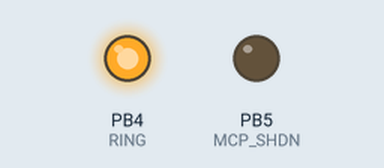
Recording of a program running on a simulated ATmega2561, built with avr-gcc and emulated at 16 MHz. On the bench: output pins drawn as LEDs (lit = HIGH). Pins used as bus, display or sensor lines are not drawn.

Above: at 0.1 s.
Timing chart, 0 to 1.6 s (numbered marks = the images above):
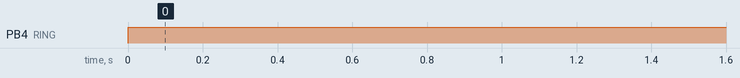

Measured:
- by itself, PB4 (RING): LOW → HIGH at 0.00 s

The program:

main.c
```c
/*
 * Radio.c
 *
 * Created: 21.03.2020 10:22:28
 *  Author: Heinrich
 */

#ifndef F_CPU
/* Definiere F_CPU, wenn F_CPU nicht bereits vorher definiert
   (z.B. durch Übergabe als Parameter zum Compiler innerhalb
   des Makefiles). Zusätzlich Ausgabe einer Warnung, die auf die
   "nachträgliche" Definition hinweist */
#warning "F_CPU war noch nicht definiert, wird nun mit 16MHz definiert"
#define F_CPU 16000000UL     /* Quarz mit 16 Mhz */
#endif

#include <avr/io.h>
#include "core/core.h"
#include "adc/adc.h"
#include "ibus_processor/ibus_processor.h"
#include "radio_control/radio_controller.h"

int main(void)
{
	uint8_t* msg;
	uint8_t depth = 0;

	ports_pins_init();
	spi_init();
	// adc_init();
	ibus_init();
	controller_init();
	sei();

    while (1)
    {
		depth = rx_buffer_get_depth();

		if (depth > 0)
		{
			msg = rx_buffer_get_entry();
			ibus_processor(msg);
			rx_buffer_remove_entry();
		}
    }

	while(1){}
}
```

adc.c
```c
/*
 * adc.c
 *
 * Created: 03.01.2020 15:46:51
 *  Author: Heinrich
 */

#include "adc.h"

volatile uint8_t adc_value = 0;

void adc_init (void)
{
	ADMUX = (1 << REFS0);	// avcc reference, adc0 input
	ADCSRA = (1 << ADEN)|(1 << ADIE)|(1 << ADATE)|(1 << ADPS2)|(1 << ADPS1)|(1 << ADPS0); // ad enabled, 10 bit, start convertion, interrupt enabled, auto trigger, prescaler = 128 (125kHz)
	// adcsrb is not used because of free runnging mode

	ADCSRA |= (1<<ADSC);	// start first convertion
}

ISR(ADC_vect)
{
	uint16_t adc_raw_value = ADCL | (ADCH << 8);
	adc_value = (adc_raw_value >> 2);
}
```

adc.h
```c
/*
 * adc.h
 *
 * Created: 03.01.2020 15:47:03
 *  Author: Heinrich
 */

#include <avr/io.h>
#include <avr/interrupt.h>
#include <stdint.h>

#ifndef ADC_H_
#define ADC_H_

void adc_init (void);

#endif /* ADC_H_ */
```

core.c
```c
/*
 * core.c
 *
 * Created: 20.06.2021 20:08:24
 *  Author: Heinrich
 */

#include "core.h"

void ports_pins_init (void)
{
	// init spi pins:
	DDR_SPI |= (1 << DD_MOSI)|(1 << DD_SCK)|(1 << DD_CS);

	// init mcp-hw pins
	MCP_HW_INT |= (1 << MCP_SHDN)|(1 << MCP_RST)|(1 << RING);		// MCP_SHDN and MCP_RST are outputs
	MCP_HW_INT_PORT |= (1 << MCP_SHDN)|(1 << MCP_RST)|(1 << RING);	// MCP_SHDN and MCP_RST high
}
```

core.h
```c
/*
 * core.h
 *
 * Created: 20.06.2021 20:08:32
 *  Author: Heinrich
 */

#include <avr/io.h>

#ifndef CORE_H_
#define CORE_H_

// digipot ports and pins
#define MCP_HW_INT			DDRB
#define MCP_HW_INT_PORT		PORTB
#define RING				PB4
#define MCP_SHDN			PB5
#define MCP_RST				PB6

// spi ports and pins
#define DDR_CS				DDRB
#define DDR_SPI				DDRB
#define DD_CS				PB0
#define DD_SCK				PB1
#define DD_MOSI				PB2

void ports_pins_init (void);


#endif /* CORE_H_ */
```

buffer.c
```c
/*
 * buffer.c
 *
 * Created: 03.04.2020 16:11:04
 *  Author: Heinrich
 */

#include "buffer.h"

uint8_t rx_buffer[RX_MESSAGE_COUNT][MESSAGE_LENGHT];
uint8_t rx_producer_ptr, rx_consumer_ptr;

void init_buffer (void)
{
	rx_producer_ptr = 0;
	rx_consumer_ptr = 0;
}

void rx_buffer_write_entry (uint8_t pos, uint8_t data)
{
	rx_buffer[rx_producer_ptr][pos] = data;
}

void rx_buffer_insertEntry (void)
{
	rx_producer_ptr++;

	if (rx_producer_ptr == RX_MESSAGE_COUNT)
	{
		rx_producer_ptr = 0;
	}
}

uint8_t* rx_buffer_get_entry (void)
{
	if(rx_producer_ptr == rx_consumer_ptr)
	return NULL;
	else
	return rx_buffer[rx_consumer_ptr];
}

uint8_t rx_buffer_get_depth (void)
{
	return (rx_producer_ptr - rx_consumer_ptr);
}

void rx_buffer_remove_entry (void)
{
	rx_consumer_ptr++;

	if (rx_consumer_ptr == RX_MESSAGE_COUNT)
	{
		rx_consumer_ptr = 0;
	}
}
```

buffer.h
```c
/*
 * buffer.h
 *
 * Created: 03.04.2020 16:11:17
 *  Author: Heinrich
 */


#ifndef BUFFER_H_
#define BUFFER_H_

#include <stdint.h>
#include <stddef.h>

#define MESSAGE_LENGHT	36
#define RX_MESSAGE_COUNT 3

void init_buffer (void);
void rx_buffer_write_entry (uint8_t pos, uint8_t data);
void rx_buffer_insertEntry (void);
uint8_t* rx_buffer_get_entry (void);
uint8_t rx_buffer_get_depth (void);
void rx_buffer_remove_entry (void);

#endif /* BUFFER_H_ */
```

ibus.c
```c
/*
 * ibus.c
 *
 * Created: 03.01.2020 16:22:59
 *  Author: Heinrich
 */

#include "ibus.h"

enum {
	standby
	, standby_after_overflow
	, waitingForLen
	, rxActive
} eIrqStatus;

uint8_t irqStatus = standby;

void ibus_init (void)
{
	uart0_init();
	sen_sta_init();
	init_buffer();
	irqStatus = standby;
	timer0_init();
}

void sen_sta_init (void)
{
	// pe2 ist sen/sta pin des e910.15 und ist ein Eingang
	DDRE &= ~(1 << DDE2);
	// pull up ist aktiv
	PORTE |= (1 << PE2);
}

void send_ibus_message (uint8_t *data)
{
	uint8_t crc = 0, len = 0, t = 0;
	len = data[1];

	while (t < IBUS_PRIO1_DELAY)
	{
		if( PINE & (1<<PINE2) ) {	// sen/sta ist auf high, also wird gerade gesendet, ich muss die Klappe halten
			timer0_reset();
		}

		t = timer0_getValue();
	}

	uart0_tx();

	for (int i = 0; i <= len; i++)
	{
		crc ^= data[i];
		uart0_sendChar(data[i]);
	}
	uart0_sendChar(crc);

	uart0_rtx();
}

ISR(USART0_RX_vect)
{
	uint8_t byte, timer_value;
	static uint8_t rx_position, len;

	byte = UDR0;
	timer_value = timer0_getValue();

	if (timer_value > IBUS_PRIO1_DELAY)
	{
		// neue Botschaft fängt an
		rx_buffer_write_entry(0, byte);
		irqStatus = waitingForLen;
	}
	else
	{
		switch (irqStatus)
		{
			case waitingForLen:
				if (byte < MESSAGE_LENGHT)
				{
					len = byte;
					rx_buffer_write_entry(1, byte);
					rx_position = 2;
					irqStatus = rxActive;
				}
				else
				{
					irqStatus = standby_after_overflow;
				}
			break;

			case rxActive:
				if (rx_position < len + 2)
				{
					rx_buffer_write_entry(rx_position, byte);
				}

				rx_position++;

				if (rx_position == len + 2)
				{
					rx_buffer_insertEntry();
					irqStatus = standby;
				}
			break;
		}
	}
	timer0_reset();
}
```

ibus.h
```c
/*
 * ibus.h
 *
 * Created: 03.01.2020 16:22:12
 *  Author: Heinrich
 */

#include <avr/io.h>
#include <avr/interrupt.h>
#include <stdint.h>
#include <stdbool.h>
#include "../uart/uart.h"
#include "../timer/timer.h"
#include "buffer.h"

#ifndef IBUS_H_
#define IBUS_H_

// ibus prio delay
#define IBUS_PRIO1_DELAY	29

void ibus_init (void);
void sen_sta_init (void);
bool is_free_to_send (void);
void send_ibus_message (uint8_t *data);

#endif /* IBUS_H_ */
```

ibus_processor.c
```c
/*
 * ibus_processor.c
 *
 * Created: 05.04.2020 16:09:14
 *  Author: Heinrich
 */

#include "ibus_processor.h"
#include "../radio_control/radio_controller.h"

extern uint8_t adc_value;
bool _scheduler_initialized = false;

void set_brightness (void)
{
	uint8_t msg[5];
	msg[0] = DEV_LKM;
	msg[1] = 0x05;
	msg[2] = DEV_GLO;
	msg[3] = BRIGHTNESS;
	msg[4] = adc_value;
	msg[5] = 0x00;

	send_ibus_message(msg);

	if (!_scheduler_initialized)
	{
		scheduler_init();
		_scheduler_initialized = true;
	}
}

void device_status_ready (uint8_t source)
{
	uint8_t msg[5];

	msg[0] = source;
	msg[1] = 0x04;
	msg[2] = DEV_LOC;
	msg[3] = 0x02;
	msg[4] = 0x00;

	send_ibus_message(msg);
}

void device_status_ready_after_reset (uint8_t source)
{
	uint8_t msg[5];

	msg[0] = source;
	msg[1] = 0x04;
	msg[2] = DEV_LOC;
	msg[3] = 0x02;
	msg[4] = 0x01;

	send_ibus_message(msg);
}

// direkt nach dem einschalten sendet MFL zwei Botschaften (jeweils 3x):
// 0x50 0x3 0xd0 0x5d 0xde: MFL  --> LKM : Light dimmer status request, wird mit einem set_brightness() beantwortet
// 0x50 0x3 0xc8 0x01 0x9a: MFL  --> TEL : Device status request, wird mit einem TEL  --> LOC : Device status ready after Reset (C8 04 FF 02 01 30)

void ibus_processor (uint8_t *msg)
{
	switch (msg[IBUS_SRC])
	{
		// von wem kommt die Botschaft?
		case DEV_MFL:
			switch(msg[IBUS_DST])
			{
				// an wen ist die Botschaft gerichtet?
				case DEV_RAD:
					switch(msg[IBUS_FUNC])
					{
						case WHEEL_VOLUME:
							switch (msg[IBUS_DATA])
							{
								case VOLUME_INC:
									controller_volume_increase();
								break;

								case VOLUME_DEC:
									controller_volume_decrease();
								break;
							}
						break;

						case WHEEL_SEARCH:
							switch (msg[IBUS_DATA])
							{
								case SEARCH_UP:
									controller_set_search(false);
								break;

								case SEARCH_UP_LONG:
									controller_set_search(true);
								break;

								case SEARCH_UP_RELEASE:
									controller_exec_search_up();
								break;

								case SEARCH_DOWN:
									controller_set_search(false);
								break;

								case SEARCH_DOWN_LONG:
									controller_set_search(true);
								break;

								case SEARCH_DOWN_RELEASE:
									controller_exec_search_down();
								break;
							}
						break;
					}
				break;

				case DEV_LKM:
					switch(msg[IBUS_FUNC])
					{
						case LIGHT_DIMMER_STATUS:
							set_brightness();
						break;
					}
				break;

				case DEV_TEL:
					switch(msg[IBUS_FUNC])
					{
						case DEVICE_STATUS_REQ:
							device_status_ready_after_reset(DEV_TEL);
						break;

						case WHEEL_MICRO:
							switch (msg[IBUS_DATA])
							{
								case MICRO:
									controller_set_micro(false);
								break;

								case MICRO_LONG:
									controller_set_micro(true);
								break;

								case MICRO_RELEASE:
									controller_exec_micro();
								break;
							}
						break;
					}
				break;
			}
		break;
	}
}
```

ibus_processor.h
```c
/*
 * ibus_processor.h
 *
 * Created: 05.04.2020 16:09:27
 *  Author: Heinrich
 */


#ifndef IBUS_PROCESSOR_H_
#define IBUS_PROCESSOR_H_

// ibus message format
#define IBUS_SRC					0
#define IBUS_LENGTH					1
#define	IBUS_DST					2
#define	IBUS_FUNC					3
#define	IBUS_DATA					4

// IBUS_DEVICE IBUS_SRC (byte0) oder IBUS_DST (byte2):
#define	DEV_MFL						0x50
#define	DEV_RAD						0x68
#define	DEV_TEL						0xC8
#define DEV_LKM						0xD0
#define DEV_RLS						0xE8
#define DEV_GLO						0xBF
#define DEV_LOC						0xFF

// IBUS_FUNC (byte3):
#define DEVICE_STATUS_REQ			0x01
#define WHEEL_VOLUME				0x32
#define LIGHT_SENSOR				0x59
#define	WHEEL_SEARCH				0x3B
#define	WHEEL_RT					0x01
#define	WHEEL_MICRO					0x3B
#define BRIGHTNESS					0x5C
#define LIGHT_DIMMER_STATUS			0x5D

// IBUS_DATA (byte 4 and more)
#define	VOLUME_INC					0x11
#define	VOLUME_DEC					0x10

#define MICRO						0x80
#define MICRO_LONG					0x90
#define	MICRO_RELEASE				0xA0

#define SEARCH_UP					0x01
#define SEARCH_UP_LONG				0x11
#define SEARCH_UP_RELEASE			0x21

#define SEARCH_DOWN					0x08
#define SEARCH_DOWN_LONG			0x18
#define SEARCH_DOWN_RELEASE			0x28

#include <stdint.h>
#include "../ibus/ibus.h"
#include "../ibus/buffer.h"

void set_brightness (void);
void device_status_ready (uint8_t source);
void device_status_ready_after_reset (uint8_t source);
void ibus_processor (uint8_t *msg);

#endif /* IBUS_PROCESSOR_H_ */
```

mcp42xxx.c
```c
/*
 * mcp42xxx.c
 *
 * Created: 27.01.2020 11:56:41
 *  Author: Heinrich
 */

#include "mcp42xxx.h"
#include "../timer/timer.h"

void mcp42xxx_init(void)
{
	// reset mcp42xxx to bring the wipers to mid-scale and let them in shutdown mode until !SHDN goes high
	MCP_HW_RESET();
	// wait at least 150ns and goes up
	timer_delay_ms(2);
	MCP_HW_RESET_END();
	timer_delay_ms(2);
	MCP_HW_SHDN();
}

void mcp42xxx_write (uint8_t channel, uint8_t value)
{
	DESELECT_CS();
	spi_write(OP_WRITE + channel);
	spi_write(value);
	SELECT_CS();
}

void mcp42xxx_release (void)
{
	MCP_HW_SHDN();
}

void mcp42xxx_wakeup (void)
{
	MCP_HW_SHDN_END();
}

void mcp42xxx_shutdown (void)
{
	MCP_HW_SHDN();
}
```

mcp42xxx.h
```c
/*
 * mcp42xxx.h
 *
 * Created: 27.01.2020 11:56:12
 *  Author: Heinrich
 */

#ifndef MCP42XXX_H_
#define MCP42XXX_H_

#include "../core/core.h"
#include "../spi/spi.h"

#define  MCP_HW_SHDN()		(PORTB &= ~(1 << MCP_SHDN))
#define  MCP_HW_SHDN_END()	(PORTB |= (1 << MCP_SHDN))

#define MCP_HW_RESET()		(PORTB &= ~(1 << MCP_RST))
#define MCP_HW_RESET_END()	(PORTB |= (1 << MCP_RST))

#define OP_WRITE			0x10
#define OP_SHUTDOWN			0x20

#define	FIRST_POT			0x1
#define SECOND_POT			0x2
#define BOTH_POTS			0x3

void mcp42xxx_init(void);
void mcp42xxx_write (uint8_t channel, uint8_t value);
void mcp42xxx_release (void);
void mcp42xxx_wakeup (void);
void mcp42xxx_shutdown (void);

#endif /* MCP42XXX_H_ */
```

becker.c
```c
/*
 * becker.c
 *
 * Created: 21.03.2020 10:22:28
 *  Author: Heinrich
 */


#include "becker.h"
#include "../timer/timer.h"
#include "global_types.h"
#include <stdbool.h>

uint8_t INIT[] = {STX, 0x30, 0x42, 0x46, 0x30, 0x35, 0x41, 0x41, 0x35, 0x30, 0x34, CR};

uint8_t RELEASE[] = {STX, 0x30, 0x42, 0x46, 0x30, 0x35, 0x35, 0x30, 0x30, 0x41, 0x45, CR};

extern bool volatile _is_in_init;

void becker_next(void)
{
	// STX 0 B F 0 9 9 0 1 6 3 CR
	uint8_t msg[] = {STX, 0x30, 0x42, 0x46, 0x30, 0x39, 0x39, 0x30, 0x31, 0x36, 0x33, CR};
	uart1_sendCommand(msg);
}

void becker_next_long(void)
{
	// STX 0 B F 0 5 5 4 0 E E CR
	uint8_t msg[] = {STX, 0x30, 0x42, 0x46, 0x30, 0x35, 0x35, 0x34, 0x30, 0x45, 0x45, CR};
	uart1_sendCommand(msg);
}

void becker_back(void)
{
	// STX 0 B F 0 A A 0 1 5 0 CR
	uint8_t msg[] = {STX, 0x30, 0x42, 0x46, 0x30, 0x41, 0x41, 0x30, 0x31, 0x35, 0x30, CR};
	uart1_sendCommand(msg);
}

void becker_back_long(void)
{
	// STX 0 B F 0 5 5 0 4 A A CR
	uint8_t msg[] = {STX, 0x30, 0x42, 0x46, 0x30, 0x35, 0x35, 0x30, 0x34, 0x41, 0x41, CR};
	uart1_sendCommand(msg);
}

void becker_volume_increase(void)
{
	// STX 0 B F 0 5 5 0 2 A C CR
	uint8_t msg[] = {STX, 0x30, 0x42, 0x46, 0x30, 0x35, 0x35, 0x30, 0x32, 0x41, 0x43, CR};
	uart1_sendCommand(msg);
}

void becker_volume_decrease(void)
{
	// STX 0 B F 0 5 5 0 1 A F CR
	uint8_t msg[] = {STX, 0x30, 0x42, 0x46, 0x30, 0x35, 0x35, 0x30, 0x31, 0x41, 0x46, CR};
	uart1_sendCommand(msg);
}

void becker_init(void)
{
	uart1_init();
	_is_in_init = true;
	becker_init_timer();
}

void becker_send_init (void)
{
	uart1_sendCommand(INIT);
}

void becker_send_release (void)
{
	uart1_sendCommand(RELEASE);
}
```

becker.h
```c
/*
 * becker.h
 *
 * Created: 21.03.2020 10:22:28
 *  Author: Heinrich
 */


#ifndef BECKER_H_
#define BECKER_H_

#include "../uart/uart.h"

void becker_init(void);
void becker_next(void);
void becker_next_long(void);
void becker_back(void);
void becker_back_long(void);
void becker_volume_increase(void);
void becker_volume_decrease(void);
void becker_send_init(void);
void becker_send_release(void);

#endif /* BECKER_H_ */
```

global_types.h
```c
/*
 * global_types.h
 *
 * Created: 21.03.2020 10:22:28
 *  Author: Heinrich
 */


#ifndef GLOBAL_TYPES_H_
#define GLOBAL_TYPES_H_

#define STX		0x02
#define CR		0x0D

#endif /* GLOBAL_TYPES_H_ */
```

pioneer.c
```c
/*
 * pioneer.c
 *
 * Created: 21.03.2020 10:22:28
 *  Author: Heinrich
 */


#include "pioneer.h"
#include "../timer/timer.h"
#include <stdbool.h>

void pioneer_init (void)
{
	mcp42xxx_init();
}


void pioneer_source(void)
{
	mcp42xxx_write(FIRST_POT, 252);
	mcp42xxx_write(SECOND_POT, 252);
	mcp42xxx_wakeup();
}

void pioneer_mute(void)
{
	// 4k4
	mcp42xxx_write(FIRST_POT, 241);
	mcp42xxx_write(SECOND_POT, 251);
	mcp42xxx_wakeup();
}

void pioneer_list(void)
{
	mcp42xxx_write(FIRST_POT, 240);
	mcp42xxx_write(SECOND_POT, 241);
	mcp42xxx_wakeup();
}

void pioneer_next(void)
{
	mcp42xxx_write(FIRST_POT, 236);
	mcp42xxx_write(SECOND_POT, 236);
	mcp42xxx_wakeup();
}

void pioneer_next_long(void)
{
	pioneer_source();
}

void pioneer_previous(void)
{
	mcp42xxx_write(FIRST_POT, 228);
	mcp42xxx_write(SECOND_POT, 228);
	mcp42xxx_wakeup();
}

void pioneer_previous_long(void)
{
	pioneer_source();
}

void pioneer_volume_increase(void)
{
	mcp42xxx_write(FIRST_POT, 216);
	mcp42xxx_write(SECOND_POT, 215);
	mcp42xxx_wakeup();
}

void pioneer_volume_decrease(void)
{
	mcp42xxx_write(FIRST_POT, 197);
	mcp42xxx_write(SECOND_POT, 199);
	mcp42xxx_wakeup();
}

void pioneer_select(void)
{
	mcp42xxx_write(FIRST_POT, 162);
	mcp42xxx_write(SECOND_POT, 184);
	mcp42xxx_wakeup();
}

void pioneer_mode(void)
{
	mcp42xxx_write(FIRST_POT, 135);
	mcp42xxx_write(SECOND_POT, 134);
	mcp42xxx_wakeup();
}

void pioneer_send_release(void)
{
	mcp42xxx_shutdown();
}
```

pioneer.h
```c
/*
 * pioneer.h
 *
 * Created: 21.03.2020 10:22:28
 *  Author: Heinrich
 */


#ifndef PIONEER_H_
#define PIONEER_H_

#include <avr/io.h>
#include <stdint.h>

#include "../mcp42xxx/mcp42xxx.h"

// pioneer_2 = PB4
// is still input!

void pioneer_init (void);
void pioneer_source (void);
void pioneer_mute (void);
void pioneer_list (void);
void pioneer_next (void);
void pioneer_next_long (void);
void pioneer_previous (void);
void pioneer_previous_long (void);
void pioneer_volume_increase (void);
void pioneer_volume_decrease (void);
void pioneer_select (void);
void pioneer_mode (void);
void pioneer_send_release (void);

#endif /* PIONEER_H_ */
```

radio_controller.c
```c
/*
 * radio_controller.c
 *
 * Created: 05.04.2020 15:27:42
 *  Author: Heinrich
 */

#include "radio_controller.h"

volatile bool _is_in_init = false;
volatile bool _to_be_released = false;
volatile bool _search_long = false;
volatile bool _micro_long = false;

void controller_release (void)
{
	_to_be_released = true;
	start_release_timer();
}

void controller_init (void)
{
	// connect to becker and shutdown both pots
	pioneer_init();
	becker_init();
}

void controller_volume_increase (void)
{
	becker_volume_increase();
	pioneer_volume_increase();
	controller_release();
}

void controller_volume_decrease (void)
{
	becker_volume_decrease();
	pioneer_volume_decrease();
	controller_release();
}

void controller_next (void)
{
	becker_next();
	pioneer_next();
	controller_release();
}

void controller_back (void)
{
	becker_back();
	pioneer_previous();
	controller_release();
}

void controller_set_search (bool state)
{
	_search_long = state;
}

void controller_exec_search_up (void)
{
	if (_search_long)
	{
		// langes druecken detektiert
		becker_next_long();
		pioneer_next_long();
	}
	else
	{
		// kurzes druecken detektiert
		becker_next();
		pioneer_next();
	}

	controller_release();
}

void controller_exec_search_down (void)
{
	if (_search_long)
	{
		// langes druecken detektiert
		becker_back_long();
		pioneer_previous_long();
	}
	else
	{
		// kurzes druecken detektiert
		becker_back();
		pioneer_previous();
	}

	controller_release();
}

void controller_set_micro (bool state)
{
	_micro_long = state;
}

void controller_exec_micro (void)
{
	// pruefen, ob _micro_long true oder false ist und entsprechend reagieren
}

void controller_rt (void)
{
	// mach was sinnvolles
}
```

spi.c
```c
/*
 * spi.c
 *
 * Created: 27.01.2020 11:34:31
 *  Author: Heinrich
 */

#include "spi.h"

void spi_init(void)
{
	SELECT_CS();
	// spi master, 2 divider = 8MHz spi freq
	//SPCR |= (1 << SPE)|(1 << MSTR)|(1 << SPI2X);

	// spi master, 2 divider = 8MHz spi freq (mcp42xxx max 10mhz )
	SPCR |= (1 << SPE)|(1 << MSTR);
	SPSR |= (1 << SPI2X); // f_cpu / 2
}

void spi_write (uint8_t data)
{
	SPDR=data;
	while(!(SPSR & (1<<SPIF)));
}
```

Source omitted: radio_controller.h (659 bytes), spi.h (337 bytes), timer.c (2416 bytes), timer.h (507 bytes), uart.c (1149 bytes), uart.h (369 bytes)
